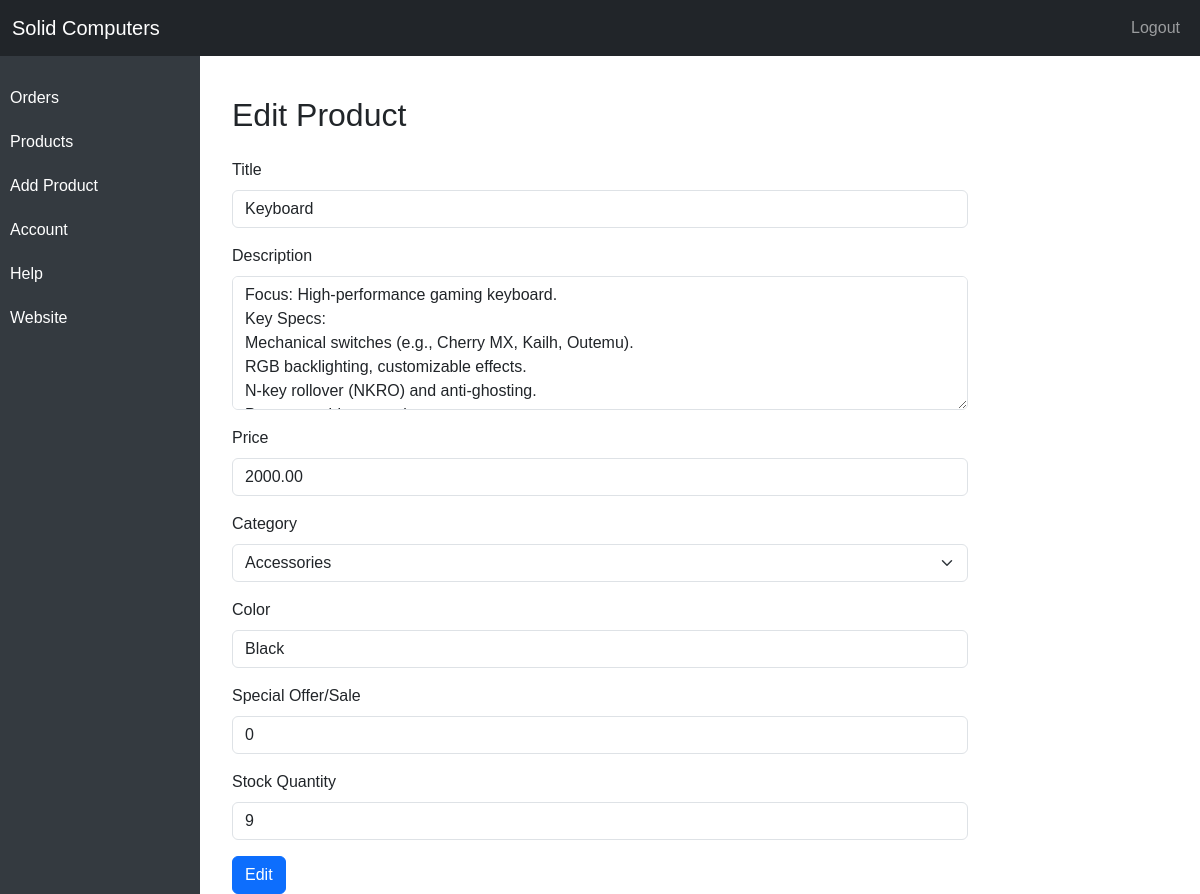
The page /admin/edit_product.php?product_id=4 on the database as committed earlier.
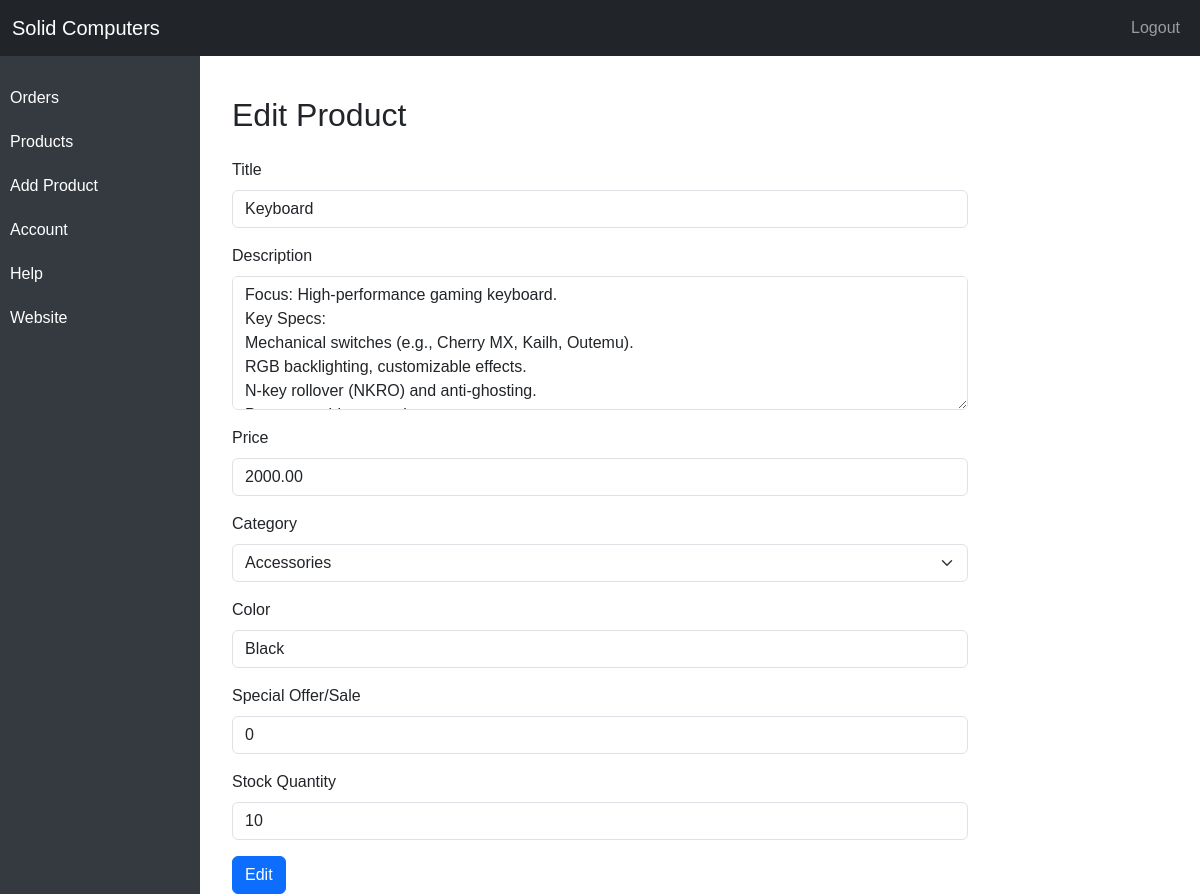
The same page on the database as committed later.
### tables this page shows
CREATE TABLE `products` (
  `product_id` int(11) NOT NULL,
  `product_name` varchar(100) NOT NULL,
  `product_category` varchar(100) NOT NULL,
  `product_description` text NOT NULL,
  `product_image` varchar(255) NOT NULL,
  `product_image2` varchar(255) NOT NULL,
  `product_image3` varchar(255) NOT NULL,
  `product_image4` varchar(255) NOT NULL,
  `product_price` decimal(10,2) DEFAULT NULL,
  `product_special_offer` double NOT NULL,
  `product_color` varchar(100) NOT NULL,
  `stock_quantity` int(11) NOT NULL
);

### admin/edit_product.php (the view, shortened to what this page needs)
<?php
include('header.php');
if (isset($_GET['product_id'])) {
    $product_id = $_GET['product_id'];
    $stmt = $conn->prepare("SELECT * FROM products WHERE product_id = ?");
    $stmt->bind_param("i", $product_id);
    $stmt->execute();
    $result = $stmt->get_result();
    $product = $result->fetch_assoc();
}else if(isset($_POST['edit_btn'])){
    $product_id = $_POST['product_id'];
    $title = $_POST['title'];
    $description = $_POST['description'];
    $price = $_POST['price'];
    $offer = $_POST['product_offer'];
    $color = $_POST['color'];
    $category = $_POST['category'];
    $stock_quantity = $_POST['stock_quantity'];
    $stmt = $conn->prepare("UPDATE products SET product_name=?, product_description=?, product_price=?, product_special_offer=?, product_color=?, product_category=?, stock_quantity=? WHERE product_id=?");
    $stmt->bind_param('ssssssii', $title, $description, $price, $offer, $color, $category, $stock_quantity, $product_id);
    if($stmt->execute()){
        header('Location: products.php?edit_success_message=Product has been updated successfully');
    }else{
        header('Location: products.php?edit_failure_message=Could not update product');
    }
}
else {
    header('Location: products.php');
}
?>
<div class="container mt-5 pt-5">
    <div class="row">
        <div class="col-lg-8 offset-lg-2">
            <h2 class="mb-4">Edit Product</h2>
            <form method="POST" action="edit_product.php">
                <div class="mb-3">
                    <label for="title" class="form-label">Title</label>
                    <input type="text" class="form-control" id="title" value="<?php echo $product['product_name']; ?>" name="title" placeholder="Title">
                </div>
                <div class="mb-3">
                    <label for="description" class="form-label">Description</label>
                    <textarea class="form-control" id="description" name="description" placeholder="Description" rows="5"><?php echo $product['product_description']; ?></textarea>
                </div>
                <div class="mb-3">
                    <label for="price" class="form-label">Price</label>
                    <input type="number" class="form-control" id="price" value="<?php echo $product['product_price']; ?>" name="price" placeholder="Price" step="0.01" min="0">
                </div>
                <div class="mb-3">
                    <label for="category" class="form-label">Category</label>
                    <select class="form-select" id="category" name="category">
                        <option <?php if ($product['product_category'] == 'Accessories') echo 'selected'; ?>>Accessories</option>
                    </select>
                </div>
                <div class="mb-3">
                    <label for="color" class="form-label">Color</label>
                    <input type="text" class="form-control" id="color" value="<?php echo $product['product_color']; ?>" name="color" placeholder="Color">
                </div>
                <div class="mb-3">
                    <label for="sale" class="form-label">Special Offer/Sale</label>
                    <input type="number" class="form-control" id="product_offer" value="<?php echo $product['product_special_offer']; ?>" name="product_offer" placeholder="Sale %" step="0.01" min="0" max="100">
                </div>
                <div class="mb-3">
                    <label for="sale" class="form-label">Stock Quantity</label>
                    <input type="number" min=0 class="form-control" id="stock_quantity" value="<?php echo $product['stock_quantity']; ?>" name="stock_quantity" placeholder="Stock Quantity">
                </div>
                <button type="submit" class="btn btn-primary" name="edit_btn">Edit</button>
            </form>
        </div>
    </div>
</div>
</body>
</html>

Rows that differ between the two databases and show on the page:
changed products "Keyboard": stock_quantity "9" → "10"
